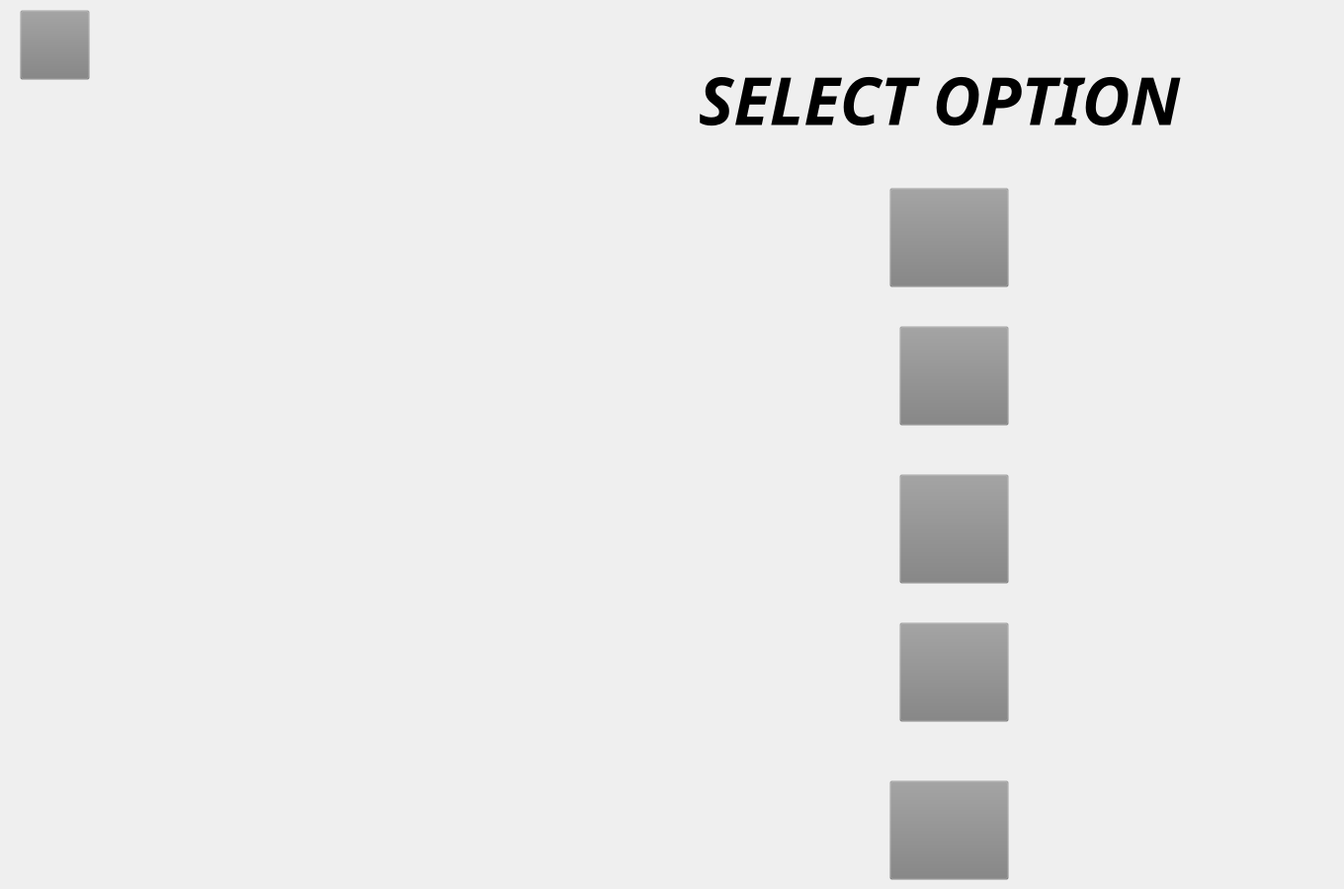
    <widget class="QWidget" name="optionsfortable">
     <widget class="QLabel" name="label_11">
      <property name="geometry">
       <rect>
        <x>550</x>
        <y>60</y>
        <width>801</width>
        <height>81</height>
       </rect>
      </property>
      <property name="font">
       <font>
        <family>JasmineUPC</family>
        <pointsize>50</pointsize>
        <weight>75</weight>
        <italic>true</italic>
        <bold>true</bold>
       </font>
      </property>
      <property name="styleSheet">
       <string notr="true">background-color: rgb(128, 128, 128, 0.001);</string>
      </property>
      <property name="text">
       <string>SELECT OPTION</string>
      </property>
      <property name="alignment">
       <set>Qt::AlignCenter</set>
      </property>
     </widget>
     <widget class="QPushButton" name="user_login_table_updatebutton">
      <property name="geometry">
       <rect>
        <x>910</x>
        <y>330</y>
        <width>111</width>
        <height>101</height>
       </rect>
      </property>
      <property name="styleSheet">
       <string notr="true">background-color: rgb(128, 128, 128, 0.01);
border-image: url(:/update.png);</string>
      </property>
      <property name="text">
       <string/>
      </property>
     </widget>
     <widget class="QPushButton" name="user_login_table_deletebutton">
      <property name="geometry">
       <rect>
        <x>900</x>
        <y>790</y>
        <width>121</width>
        <height>101</height>
       </rect>
      </property>
      <property name="styleSheet">
       <string notr="true">background-color: rgb(128, 128, 128, 0.01);
border-image: url(:/delete.png);</string>
      </property>
      <property name="text">
       <string/>
      </property>
     </widget>
     <widget class="QPushButton" name="user_login_table_addbutton">
      <property name="geometry">
       <rect>
        <x>900</x>
        <y>190</y>
        <width>121</width>
        <height>101</height>
       </rect>
      </property>
      <property name="styleSheet">
       <string notr="true">background-color: rgb(128, 128, 128, 0.01);
border-image: url(:/add.png);</string>
      </property>
      <property name="text">
       <string/>
      </property>
     </widget>
     <widget class="QPushButton" name="user_login_table_viewbutton">
      <property name="geometry">
       <rect>
        <x>910</x>
        <y>480</y>
        <width>111</width>
        <height>111</height>
       </rect>
      </property>
      <property name="styleSheet">
       <string notr="true">background-color: rgb(128, 128, 128, 0.01);
border-image: url(:/view.png);</string>
      </property>
      <property name="text">
       <string/>
      </property>
     </widget>
     <widget class="QPushButton" name="user_login_table_printbutton">
      <property name="geometry">
       <rect>
        <x>910</x>
        <y>630</y>
        <width>111</width>
        <height>101</height>
       </rect>
      </property>
      <property name="styleSheet">
       <string notr="true">background-color: rgb(128, 128, 128, 0.01);
border-image: url(:/print.png);</string>
      </property>
      <property name="text">
       <string/>
      </property>
     </widget>
     <widget class="QPushButton" name="user_login_table_backbutton">
      <property name="geometry">
       <rect>
        <x>20</x>
        <y>10</y>
        <width>71</width>
        <height>71</height>
       </rect>
      </property>
      <property name="styleSheet">
       <string notr="true">border-image: url(:/back-button.png);
background-color: rgb(128, 128, 128, 0.01);</string>
      </property>
      <property name="text">
       <string/>
      </property>
     </widget>
    </widget>
